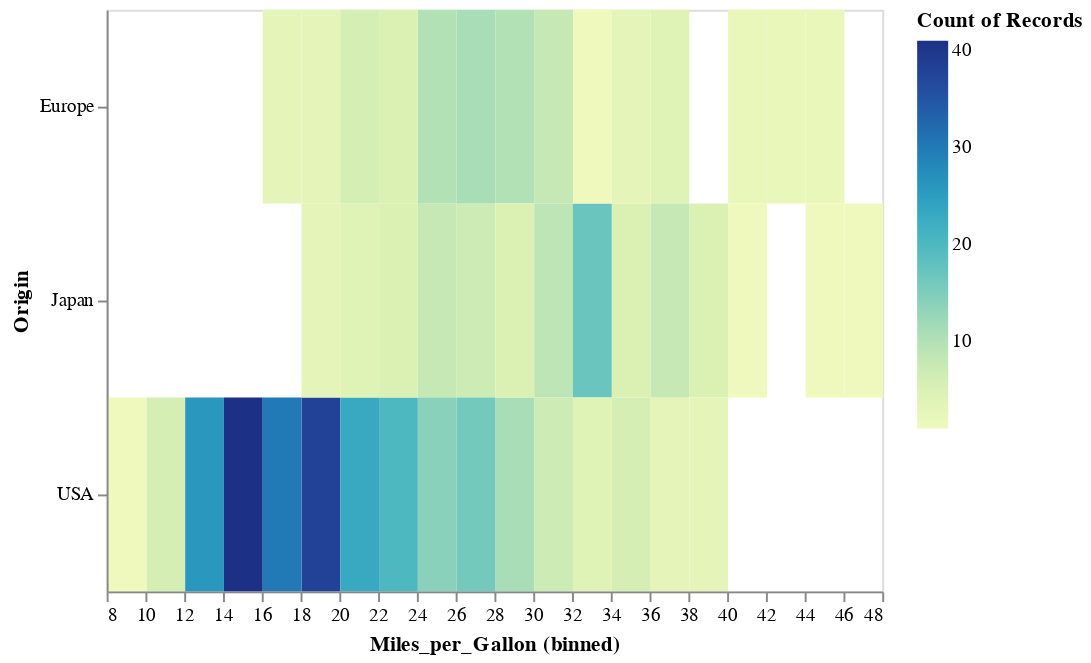

Notebook code for this chart:
### Markdown cell above
We see that well over half of US cars were in the "low mileage" category.

Changing the encoding again, let's map the color to the count instead:

### Code cell
alt.Chart(cars).mark_rect().encode(
    x=alt.X('Miles_per_Gallon', bin=alt.Bin(maxbins=20)),
    color='count()',
    y='Origin',
)

### Figure 1 — Vega-Lite specification as saved in the notebook (floating-point values rounded to 4 significant figures; data arrays with more than 128 entries replaced by an {"elided": "..."} marker saying what was removed)
{"$schema": "https://vega.github.io/schema/vega-lite/v2.4.1.json", "config": {"view": {"height": 300, "width": 400}}, "data": {"values": {"elided": "406 records"}}, "encoding": {"color": {"aggregate": "count", "type": "quantitative"}, "x": {"bin": {"maxbins": 20}, "field": "Miles_per_Gallon", "type": "quantitative"}, "y": {"field": "Origin", "type": "nominal"}}, "mark": "rect"}
